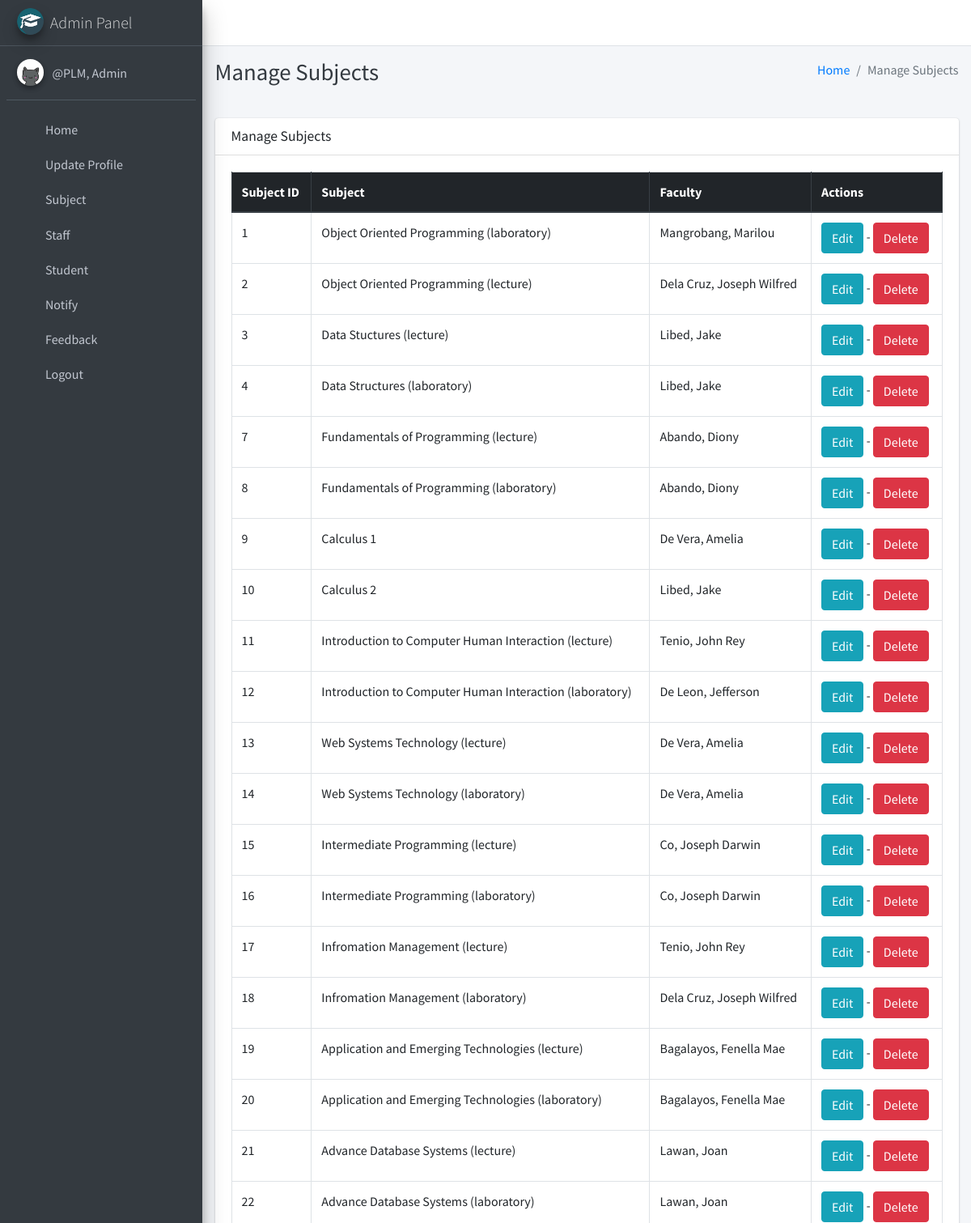
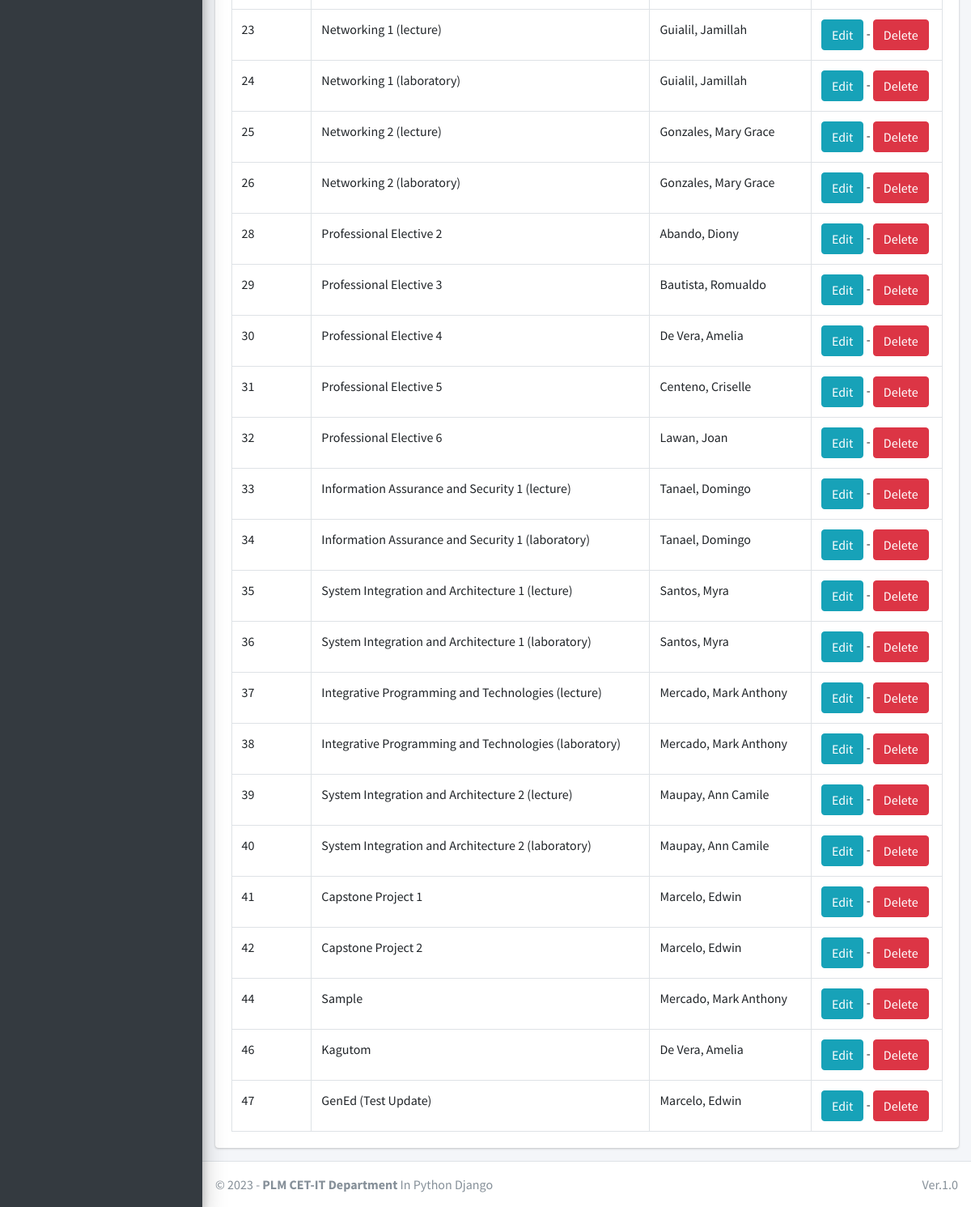
The app's page /subject/manage/ (signed in) with its own data (2 pictures, top to bottom).
### main_app/models.py (models this page shows, shortened)
class CustomUser(AbstractUser):
    USER_TYPE = ((1, "HOD"), (2, "Staff"), (3, "Student"))
    GENDER = [("M", "Male"), ("F", "Female")]
    username = None  # Removed username, using email instead
    email = models.EmailField(unique=True)
    user_type = models.CharField(default=1, choices=USER_TYPE, max_length=1)
    gender = models.CharField(max_length=1, choices=GENDER)
    profile_pic = models.ImageField()
    address = models.TextField()
    fcm_token = models.TextField(default="")  # For firebase notifications
    created_at = models.DateTimeField(auto_now_add=True)
    updated_at = models.DateTimeField(auto_now=True)
    USERNAME_FIELD = "email"
    REQUIRED_FIELDS = []
    objects = CustomUserManager()
    def __str__(self):
        return self.last_name + ", " + self.first_name

class Subject(models.Model):
    name = models.CharField(max_length=120)
    staff = models.ForeignKey(Staff,on_delete=models.CASCADE)
    course = models.ForeignKey(Course, on_delete=models.DO_NOTHING, null=False, blank=False)
    updated_at = models.DateTimeField(auto_now=True)
    created_at = models.DateTimeField(auto_now_add=True)

class Staff(models.Model):
    course = models.ForeignKey(Course, on_delete=models.DO_NOTHING, null=True, blank=False)
    admin = models.OneToOneField(CustomUser, on_delete=models.CASCADE)

### main_app/hod_views.py (the view)
# urls.py: path("subject/manage/", hod_views.manage_subject, name='manage_subject'),
def manage_subject(request):
    subjects = Subject.objects.all()
    context = {
        'subjects': subjects,
        'page_title': 'Manage Subjects'
    }
    return render(request, "hod_template/manage_subject.html", context)

### main_app/templates/hod_template/manage_subject.html
{% extends 'main_app/base.html' %}
{% load static %}
{% block page_title %}{{page_title}}{% endblock page_title %}
{% block content %}
<section class="content">
    <div class="container-fluid">
        <div class="row">
            <div class="col-md-12">
                <div class="card">
                    <div class="card-header">
                        <h3 class="card-title">{{page_title}}</h3>
                    </div>
                    <div class="card-body">
                        <table id="example2" class="table table-bordered table-hover">
                            <thead class="thead-dark">
                                <tr>
                                    <th>Subject ID</th>
                                    <th>Subject</th>
                                    <th>Faculty</th>
                                    <th>Actions</th>
                                </tr>
                            </thead>
                            <tbody>
                                {% for subject in subjects %}
                                <tr>
                                    <td>{{subject.id}}</td>
                                    <td>{{subject.name}}</td>
                                    <td>{{subject.staff.admin}}</td>
                                    <td>
                                        <a href="{% url 'edit_subject' subject.id %}" class="btn btn-info">Edit</a> -
                                        <a href="{% url 'delete_subject' subject.id %}" onclick="return confirm('Are you sure you want to delete this ?')" class="btn btn-danger">Delete</a>
                                    </td>
                                </tr>
                                {% endfor %}
                            </tbody>
                        </table>
                    </div>
                </div>
            </div>
        </div>
    </div>
</section>
{% endblock content %}

### main_app/templates/main_app/sidebar_template.html (shortened to what this page needs)
{% load static %}
<aside class="main-sidebar sidebar-dark-info elevation-4">
    {% if request.user.user_type == '1' %}
    <a href="{% url 'admin_home' %}" class="brand-link">
        <img src="{% static 'dist/img/cmsl.png' %} " alt="AdminLTE Logo"
            class="brand-image img-circle elevation-3" >
        <span class="brand-text font-weight-light">Admin Panel</span>
    </a>
    <div class="sidebar">
        <div class="user-panel mt-3 pb-3 mb-3 d-flex">
            <div class="image">
                <img src="{{ request.user.profile_pic}}" class="img-circle elevation-2" alt="User Image">
            </div>
            <div class="info">
                <a href="#" class="d-block">{{user}}</a>
            </div>
        </div>
        <nav class="mt-2">
            <ul class="nav nav-pills nav-sidebar flex-column" data-widget="treeview" role="menu" data-accordion="false">
                <li class="nav-item">
                    {% url 'admin_home' as admin_home %}
                    <a href="{{admin_home}}" class="nav-link {% if admin_home == request.path %} active {% endif %}">
                        <i class="nav-icon fas fa-home"></i>
                        <p>
                            Home
                        </p>
                    </a>
                </li>
                <li class="nav-item">
                    {% url 'admin_view_profile' as admin_view_profile %}
                    <a href="{{admin_view_profile}}"
                        class="nav-link {% if admin_view_profile == request.path %} active {% endif %}">
                        <i class="nav-icon fas fa-address-card"></i>
                        <p>
                            Update Profile
                        </p>
                    </a>
                </li>
                <li class="nav-item has-treeview">
                    <a href="#" class="nav-link">
                        <i class="nav-icon fas fa-book"></i>
                        <p>
                            Subject
                            <i class="fas fa-angle-left right"></i>
                        </p>
                    </a>
                </li>
                <li class="nav-item has-treeview">
                    <a href="#" class="nav-link">
                        <i class="nav-icon fas fa-user-plus"></i>
                        <p>
                            Staff
                            <i class="fas fa-angle-left right"></i>
                        </p>
                    </a>
                </li>
                <li class="nav-item has-treeview">
                    <a href="#" class="nav-link">
                        <i class="nav-icon fas fa-user-plus"></i>
                        <p>
                            Student
                            <i class="fas fa-angle-left right"></i>
                        </p>
                    </a>
                        </li>
                 <li class="nav-item has-treeview">
                    <a href="#" class="nav-link">
                        <i class="nav-icon fas fa-bullhorn"></i>
                        <p>
                            Notify
                            <i class="fas fa-angle-left right"></i>
                        </p>
                    </a>
                </li>
                <li class="nav-item has-treeview">
                    <a href="#" class="nav-link">
                        <i class="nav-icon fas fa-comment-alt"></i>
                        <p>
                            Feedback
                            <i class="fas fa-angle-left right"></i>
                        </p>
                    </a>
                </li>
                                        {% endif %}
                                        <li class="nav-item">
                                            <a href="{% url 'user_logout' %}"
                                                onclick="return confirm('Your session would be terminated.\n\nProceed?')"
                                                class="nav-link">
                                                <i class="nav-icon fas fa-power-off"></i>
                                                <p>
                                                    Logout
                                                </p>
                                            </a>
                                        </li>
                                    </ul>
                                </nav>
                            </div>-->
    </div>

### records on screen
CustomUser: user.profile_pic (picture), last_name+first_name "@PLM, Admin"
Subject: id "1", name "Object Oriented Programming (laboratory)", staff.admin "Mangrobang, Marilou"
Subject: id "2", name "Object Oriented Programming (lecture)", staff.admin "Dela Cruz, Joseph Wilfred"
Subject: id "3", name "Data Stuctures (lecture)", staff.admin "Libed, Jake"
Subject: id "4", name "Data Structures (laboratory)", staff.admin "Libed, Jake"
Subject: id "7", name "Fundamentals of Programming (lecture)", staff.admin "Abando, Diony"
Subject: id "8", name "Fundamentals of Programming (laboratory)", staff.admin "Abando, Diony"
Subject: id "9", name "Calculus 1", staff.admin "De Vera, Amelia"
Subject: id "10", name "Calculus 2", staff.admin "Libed, Jake"
Subject: id "11", name "Introduction to Computer Human Interaction (lecture)", staff.admin "Tenio, John Rey"
Subject: id "12", name "Introduction to Computer Human Interaction (laboratory)", staff.admin "De Leon, Jefferson"
Subject: id "13", name "Web Systems Technology (lecture)", staff.admin "De Vera, Amelia"
Subject: id "14", name "Web Systems Technology (laboratory)", staff.admin "De Vera, Amelia"
Subject: id "15", name "Intermediate Programming (lecture)", staff.admin "Co, Joseph Darwin"
Subject: id "16", name "Intermediate Programming (laboratory)", staff.admin "Co, Joseph Darwin"
Subject: id "17", name "Infromation Management (lecture)", staff.admin "Tenio, John Rey"
Subject: id "18", name "Infromation Management (laboratory)", staff.admin "Dela Cruz, Joseph Wilfred"
Subject: id "19", name "Application and Emerging Technologies (lecture)", staff.admin "Bagalayos, Fenella Mae"
Subject: id "20", name "Application and Emerging Technologies (laboratory)", staff.admin "Bagalayos, Fenella Mae"
Subject: id "21", name "Advance Database Systems (lecture)", staff.admin "Lawan, Joan"
Subject: id "22", name "Advance Database Systems (laboratory)", staff.admin "Lawan, Joan"
Subject: id "23", name "Networking 1 (lecture)", staff.admin "Guialil, Jamillah"
Subject: id "24", name "Networking 1 (laboratory)", staff.admin "Guialil, Jamillah"
Subject: id "25", name "Networking 2 (lecture)", staff.admin "Gonzales, Mary Grace"
Subject: id "26", name "Networking 2 (laboratory)", staff.admin "Gonzales, Mary Grace"
Subject: id "28", name "Professional Elective 2", staff.admin "Abando, Diony"
Subject: id "29", name "Professional Elective 3", staff.admin "Bautista, Romualdo"
Subject: id "30", name "Professional Elective 4", staff.admin "De Vera, Amelia"
Subject: id "31", name "Professional Elective 5", staff.admin "Centeno, Criselle"
Subject: id "32", name "Professional Elective 6", staff.admin "Lawan, Joan"
Subject: id "33", name "Information Assurance and Security 1 (lecture)", staff.admin "Tanael, Domingo"
Subject: id "34", name "Information Assurance and Security 1 (laboratory)", staff.admin "Tanael, Domingo"
Subject: id "35", name "System Integration and Architecture 1 (lecture)", staff.admin "Santos, Myra"
Subject: id "36", name "System Integration and Architecture 1 (laboratory)", staff.admin "Santos, Myra"
Subject: id "37", name "Integrative Programming and Technologies (lecture)", staff.admin "Mercado, Mark Anthony"
Subject: id "38", name "Integrative Programming and Technologies (laboratory)", staff.admin "Mercado, Mark Anthony"
Subject: id "39", name "System Integration and Architecture 2 (lecture)", staff.admin "Maupay, Ann Camile"
Subject: id "40", name "System Integration and Architecture 2 (laboratory)", staff.admin "Maupay, Ann Camile"
Subject: id "41", name "Capstone Project 1", staff.admin "Marcelo, Edwin"
Subject: id "42", name "Capstone Project 2", staff.admin "Marcelo, Edwin"
Subject: id "44", name "Sample", staff.admin "Mercado, Mark Anthony"
Subject: id "46", name "Kagutom", staff.admin "De Vera, Amelia"
Subject: id "47", name "GenEd (Test Update)", staff.admin "Marcelo, Edwin"

### other values on screen
{{ page_title }} "Manage Subjects"
